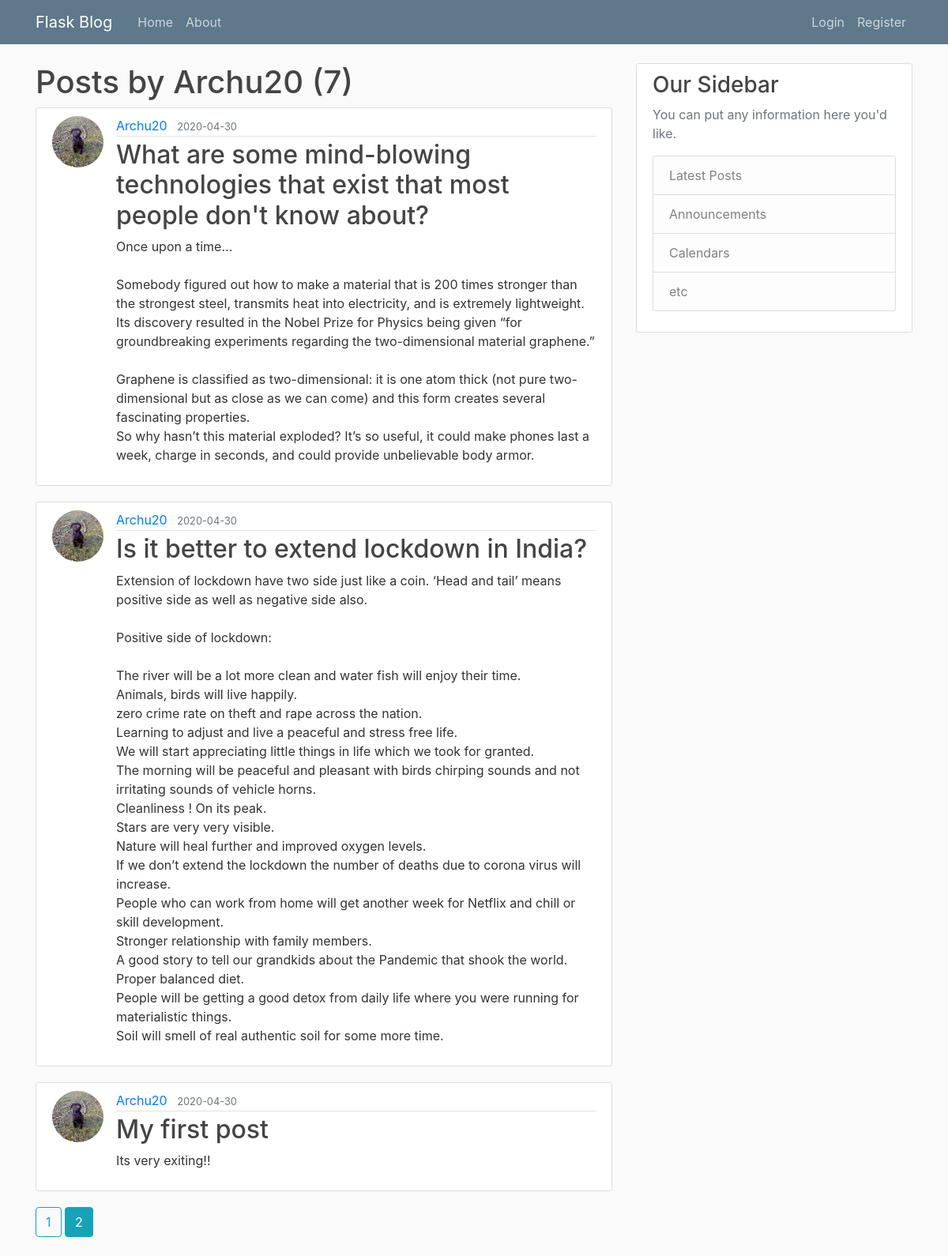
The app's page /user/Archu20?page=2 with its own data.
### flaskblog/models.py (models this page shows, shortened)
class User(db.Model,UserMixin):
    id = db.Column(db.Integer,primary_key=True)
    username = db.Column(db.String(20),unique=True,nullable=False)
    email= db.Column(db.String(120),unique=True,nullable=False)
    image_file= db.Column(db.String(20),nullable=False,default='default.jpg')
    password=db.Column(db.String(60),nullable=False)
    posts = db.relationship('Post', backref='author', lazy=True)

class Post(db.Model):
    id=db.Column(db.Integer,primary_key=True)
    title=db.Column(db.String(100),nullable=False)
    date_posted=db.Column(db.DateTime,nullable=False,default=datetime.utcnow)
    content=db.Column(db.Text,nullable=False)
    user_id = db.Column(db.Integer, db.ForeignKey('user.id'), nullable=False)

### flaskblog/users/routes.py (the view)
@users.route("/user/<string:username>")
def user_posts(username):
    page = request.args.get('page',1,type=int)
    user = User.query.filter_by(username=username).first_or_404()
    posts= Post.query.filter_by(author=user)\
        .order_by(Post.date_posted.desc())\
        .paginate(page=page,per_page=4)
    return render_template('user_posts.html',posts=posts,user=user)

### flaskblog/templates/user_posts.html
{% extends "layout.html" %}
{% block content%}
    <h1>Posts by {{ user.username }} ({{ posts.total }})</h1>
    {% for post in posts.items%}
    <article class="media content-section">
      <img class="rounded-circle article-img"src="{{ url_for('static',filename='profile_pics/'+post.author.image_file)}}" alt="">
        <div class="media-body">
          <div class="article-metadata">
            <a class="mr-2" href="{{url_for('users.user_posts',username=post.author.username)}}">{{ post.author.username }}</a>
            <small class="text-muted">{{ post.date_posted.strftime('%Y-%m-%d') }}</small>
          </div>
          <h2><a class="article-title" href="{{ url_for('posts.post',post_id=post.id)}}">{{ post.title }}</a></h2>
          <p class="article-content">{{ post.content }}</p>
        </div>
      </article>
    {% endfor %}
    {% for page_num in posts.iter_pages(left_edge=1,right_edge=1,left_current=1,right_current=2)%}
    {% if page_num %}
      {% if posts.page == page_num %}
        <a class="btn btn-info mb-4" href="{{url_for('users.user_posts',username=user.username,page=page_num)}}">{{page_num}}</a>
      {% else %}
        <a class="btn btn-outline-info mb-4" href="{{url_for('users.user_posts',username=user.username,page=page_num)}}">{{page_num}}</a>
      {% endif %}
    {% else %}
      ...
    {% endif %}
    {% endfor %}
{% endblock content%}

### flaskblog/static/main.css (style rules this page uses)
body { background: #fafafa; color: #333333; margin-top: 5rem; }
h1, h2, h3, h4, h5, h6 { color: #444444; }
.content-section { background: #ffffff; padding: 10px 20px; border: 1px solid #dddddd; border-radius: 3px; margin-bottom: 20px; }
.article-title { color: #444444; }
.article-content { white-space: pre-line; }
.article-img { height: 65px; width: 65px; margin-right: 16px; }
.article-metadata { padding-bottom: 1px; margin-bottom: 4px; border-bottom: 1px solid #e3e3e3 }

### records on screen
User: username "Archu20"
Post: image_file (picture), author.username "Archu20", date_posted "2020-04-30", title "What are some mind-blowing technologies that exist that most people don't know about?", content "Once upon a time… Somebody figured out how to make a material that is 200 times stronger than the strongest steel, transmits heat into electricity, and is extremely lightweight. Its discovery resulted in the Nobel Prize for Physics being given “for groundbreaking experiments regarding the two-dimensional material graphene.” Graphene is classified as two-dimensional: it is one atom thick (not pure two-dimensional but as close as we can come) and this form creates several fascinating properties. So why hasn’t this material exploded? It’s so useful, it could make phones last a week, charge in seconds, and could provide unbelievable body armor."
Post: image_file (picture), author.username "Archu20", date_posted "2020-04-30", title "Is it better to extend lockdown in India?", content "Extension of lockdown have two side just like a coin. ‘Head and tail’ means positive side as well as negative side also. Positive side of lockdown: The river will be a lot more clean and water fish will enjoy their time. Animals, birds will live happily. zero crime rate on theft and rape across the nation. Learning to adjust and live a peaceful and stress free life. We will start appreciating little things in life which we took for granted. The morning will be peaceful and pleasant with birds chirping sounds and not irritating sounds of vehicle horns. Cleanliness ! On its peak. Stars are very very visible. Nature will heal further and improved oxygen levels. If we don’t extend the lockdown…"
Post: image_file (picture), author.username "Archu20", date_posted "2020-04-30", title "My first post", content "Its very exiting!!"

### other values on screen
{{ posts.total }} "7"
{{ page_num }} "1"
{{ page_num }} "2"
